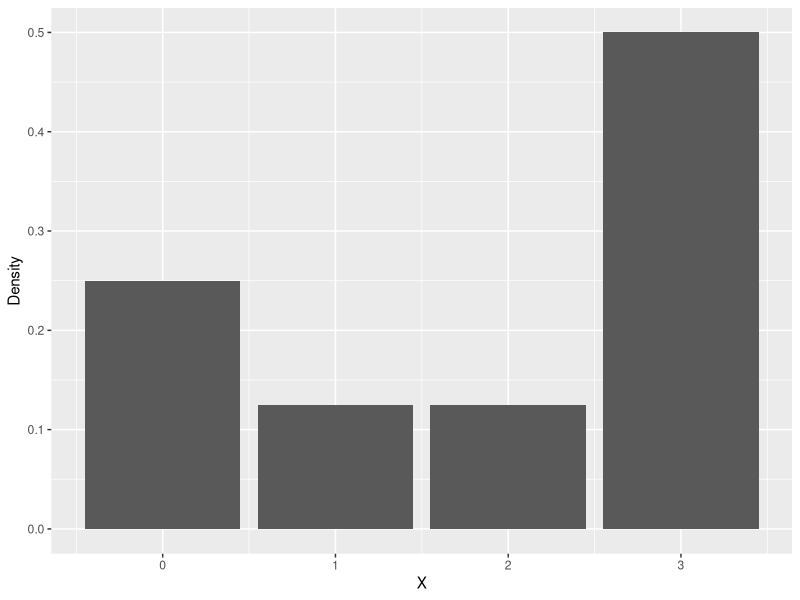
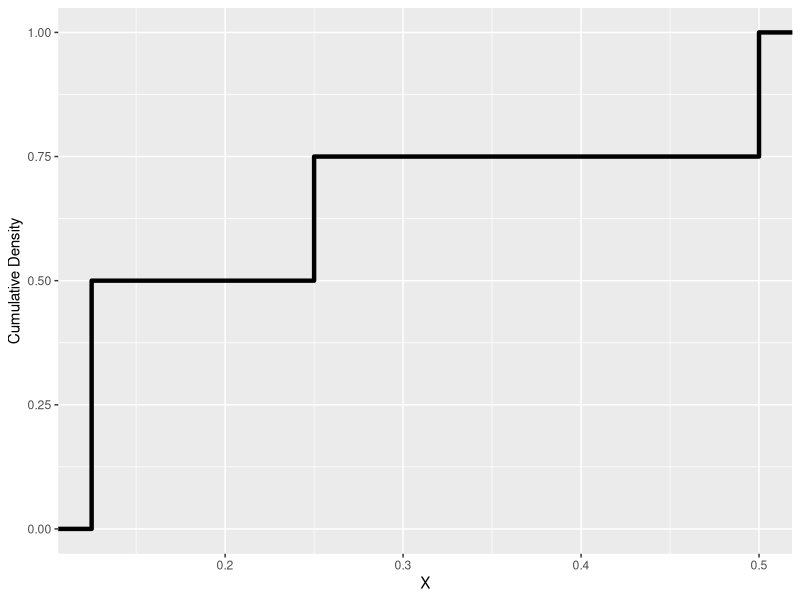
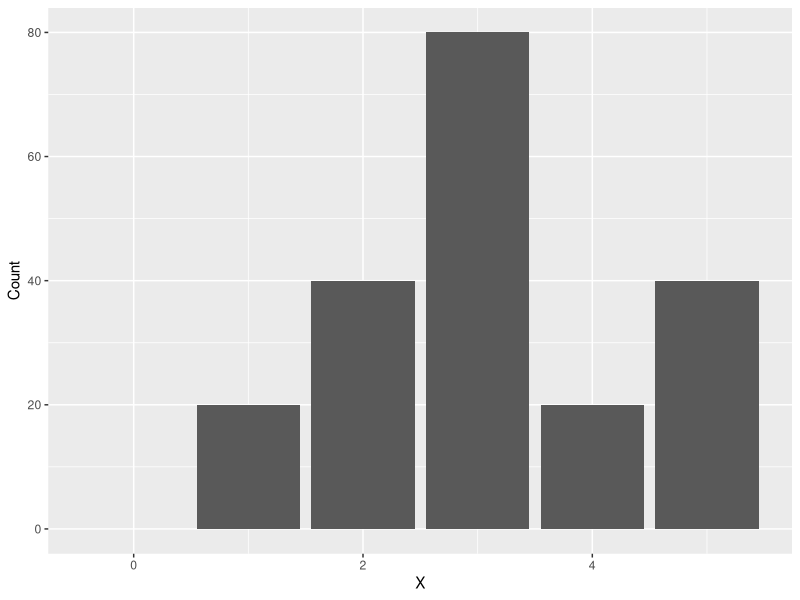
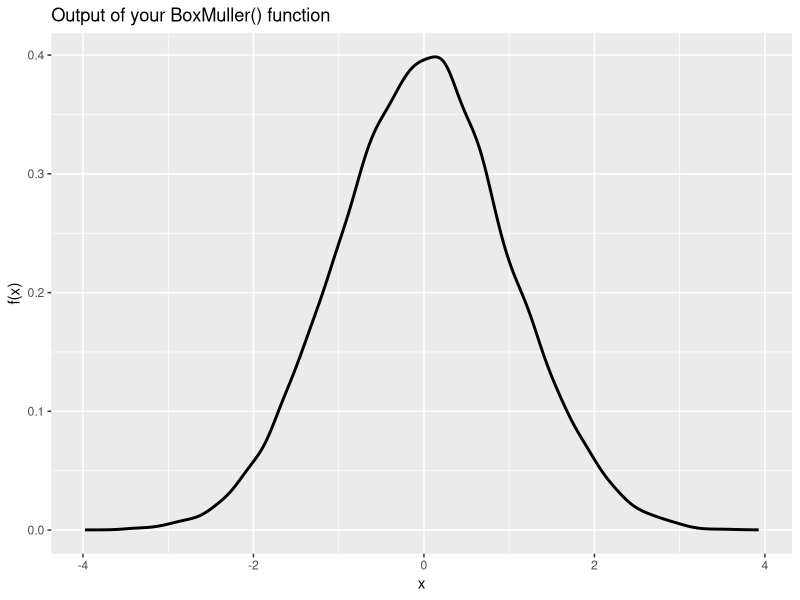
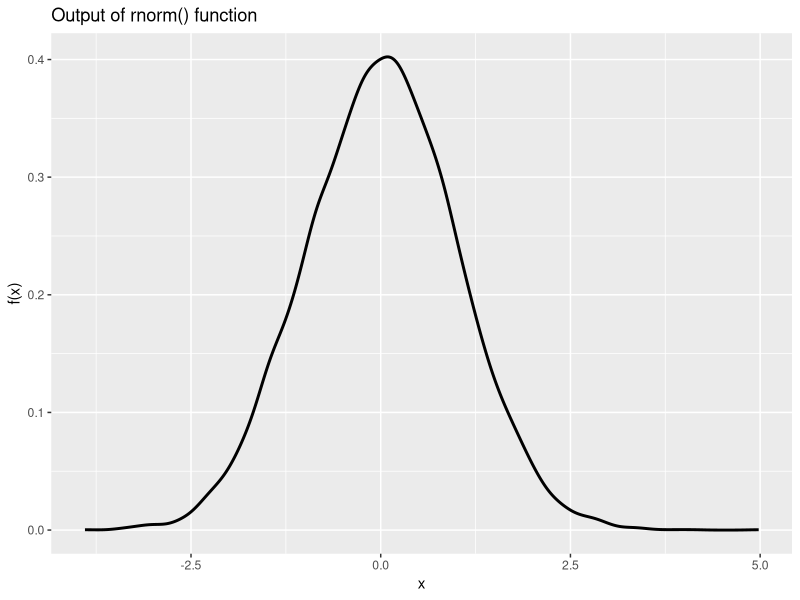
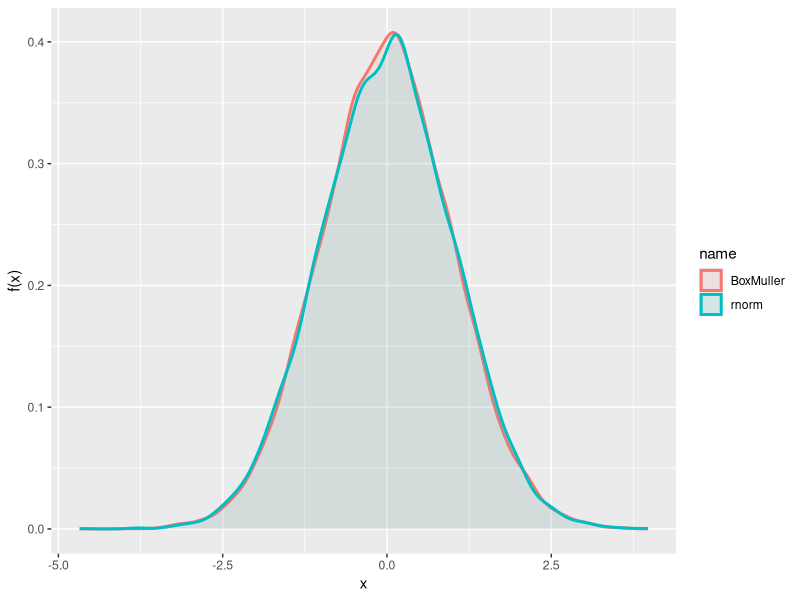
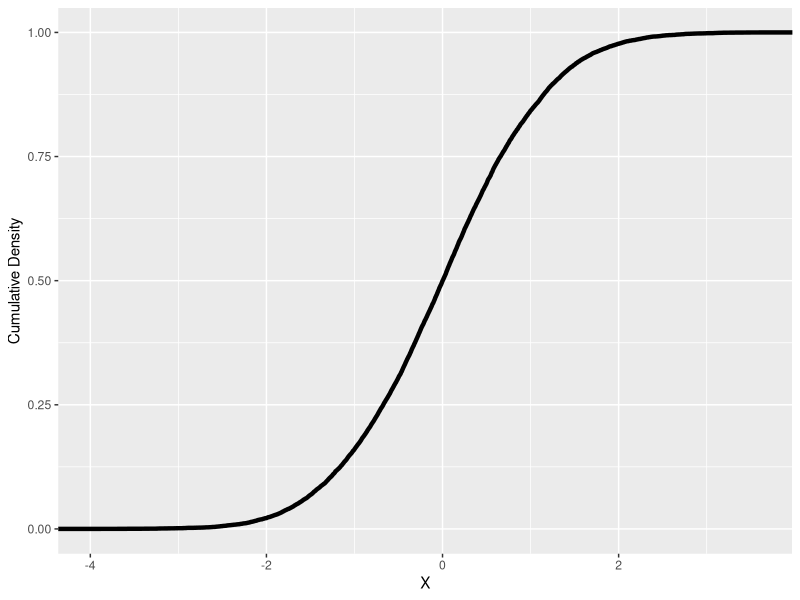
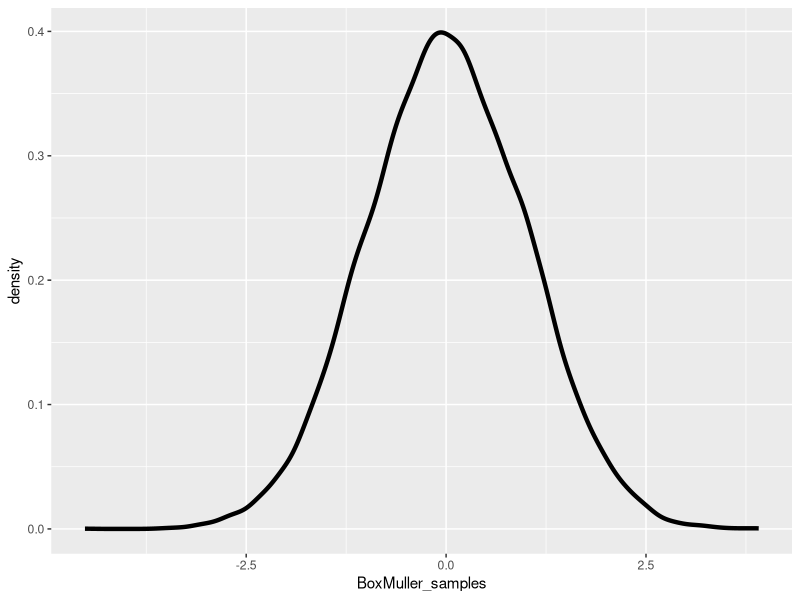

The R source for these figures, in order:
## ---- chunk 1
knitr::opts_chunk$set(echo = T, message = F, warning = F)
## ---- chunk 2
# Required libraries
library(ggplot2)
library(tidyr)
## ---- chunk 3

plot_frequency_function = function(X, P){
  df = data.frame(X = X, P = P)
  ggplot(df, aes(x = X, y = P)) +
  geom_bar(stat = "identity") +
  xlab("X") +
  ylab("Density")
}

plot_cumulative_function = function(X, P){
  df = data.frame(X = X, P = P)
  ggplot(df, aes(P)) +
  stat_ecdf(geom = "step",size = 1.5)+
  xlab("X") +
  ylab("Cumulative Density")
}

plot_frequency_function(X = 0:3,P = c(0.25,0.125,0.125,0.5))
plot_cumulative_function(X = 0:3,P = c(0.25,0.125,0.125,0.5))
## ---- chunk 4
frequency_function = function(X, CF){

  freq_func = diff(CF)
  print(freq_func)
  df = data.frame(X = X, y = c(0,freq_func))
  ggplot(df, aes(x = X, y = y)) +
  geom_bar(stat = "identity") +
  xlab("X") +
  ylab("Count")
}

frequency_function(X = 0:5, CF = c(0,20,60,140,160,200))
## ---- chunk 5
print('Examination #1: Are these numbers the same?')
pi_user = 3.14159
print(identical(pi, pi_user))

print('Examination #2: Are these numbers the same?')
print(all.equal(pi, pi_user))

print('Examination #3: Are these numbers the same?')
print(all.equal(pi, pi_user, 1e-5))

## ---- chunk 6
a = 3    # Chose a scalar number
x = 1:12

match(a,x)
min(which(x == a))

print("deos match(a,x) equivalent to min(which(x == a))?\n")
match(a,x) == min(which(x == a))

print("x %in% 4 is")
x %in% 4 

print("x %in% c(5,10) is")
x %in% c(5,10)
## ---- chunk 7
BoxMuller = function(n, verbose){
  
  samples <- matrix(ncol=2,nrow=n)
  for (i in 1:n){
    u1 = runif(1)
    u2 = runif(1)
    R = sqrt(-2*log(1-u1))
    Theta = 2*pi*u2
    x = R*cos(Theta)
    y = R*sin(Theta)
    samples[i,1] = x
    samples[i,2] = y
 }
 norm = rnorm(n)
 x = samples[,1]
 y = samples[,2]
 
 if (verbose == 0){
  df = data.frame(x = x,y = y, norm =norm)
  return(df)
 }
 
  if (verbose == 1){
    values = c(samples[,1],samples[,2])
    return(values)
  }
 
  if (verbose == 2){
    return(norm)
  }
 
}

BoxMuller(n = 500, verbose = 0)

mean(BoxMuller(n = 500, verbose = 1))
var(BoxMuller(n = 500, verbose = 1))
## ---- chunk 8
# Don't forget to run BoxMuller() first!
ggplot(, aes(BoxMuller(n = 10000, verbose = 1))) +
geom_density(size=1) +
xlab("x") +
ylab("f(x)") +
ggtitle("Output of your BoxMuller() function")

ggplot(, aes(BoxMuller(n = 10000, verbose = 2))) +
geom_density(size=1) +
xlab("x") +
ylab("f(x)") + 
ggtitle("Output of rnorm() function")


#############################
##       Extra point       ##
#############################

data = pivot_longer(BoxMuller(n = 10000, verbose = 0) ,cols = c("x","y", "norm"))
data[data == 'x' | data == 'y'] = 'BoxMuller'
data[data == 'norm'] = 'rnorm'
ggplot(data, aes(x=value, color=name, fill=name)) + 
geom_density(size=1, alpha = .1) +
labs(x="x", y="f(x)") 

## ---- chunk 9
# Don't forget to run BoxMuller() first!
ggplot(, aes(BoxMuller(n = 10000, verbose = 1))) +
stat_ecdf(geom = "step",size = 1.5)+
xlab("X") +
ylab("Cumulative Density")

## ---- chunk 10
# Don't forget to run BoxMuller() first!
Unif12 = function(n = 1){
  
  unif12s = c()
  for (i in 1:n){
    vars = runif(12, min = -0.5, max = 0.5)
    unif12s = c(unif12s, sum(vars))
    
  }
  
  return(unif12s)
}

Unif12()


n = 10000
BoxMuller_samples = BoxMuller(n, verbose = 1)
rnorm_samples = rnorm(n)
Unif12_samples = Unif12(n)

BoxMuller_dataframe = data.frame(BoxMuller_samples)
rnorm_dataframe = data.frame(rnorm_samples)
Unif12_dataframe = data.frame(Unif12_samples)

ggplot(BoxMuller_dataframe,aes(x = BoxMuller_samples)) +
  geom_density(size = 1.5)

ggplot(rnorm_dataframe, aes(x = rnorm_samples)) +
  geom_density(size = 1.5)

ggplot(Unif12_dataframe, aes(x = Unif12_samples)) +
  geom_density(size = 1.5)


Integrated_dataframe = data.frame(BoxMuller_dataframe, rnorm_dataframe, Unif12_dataframe)

Integrated_dataframe %>%
  pivot_longer(cols = everything()) %>%
  ggplot(aes(x = value, group = name, color = name, fill=name)) +
  geom_density(size=1, alpha = .1) +
  labs(x="x", y="f(x)") 
## ---- chunk 11
# There are two ways to generate the required data.
# First, using rnorm to the power of two
# Second, using rchisq(n,df=1) function

chi_squared_distribution_hist = function(n, verbose = 0){
  
    if (verbose == 0){
      data = rnorm(n)
      data_2 = data^2
    }
  
    if (verbose == 1){
      data_2 = rchisq(n,df=1)
    }    

    df = data.frame(data_2)
    ggplot(df, aes(x = data_2)) +
    geom_histogram(color="black", fill="white", binwidth=0.2) +
    ggtitle('Histogram of Z^2')
}

chi_squared_distribution_dens = function(n, verbose = 0){
    
  if (verbose == 0){
      data = rnorm(n)
      data_2 = data^2
    }
  
    if (verbose == 1){
      data_2 = rchisq(n,df=1)
    }   

    df = data.frame(data_2)
    ggplot() +
    geom_density(data=df, aes(x = data_2), size =1) +
    labs(x="x", y="f(x)") +
    ggtitle('Density of Z^2')
    
}


chi_squared_distribution_dens_adjust = function(n, adjust, verbose = 0){
    
  if (verbose == 0){
      data = rnorm(n)
      data_2 = data^2
    }
  
    if (verbose == 1){
      data_2 = rchisq(n,df=1)
    }   

    df = data.frame(data_2)
    ggplot() +
    geom_density(data=df, aes(x = data_2), size =1, adjust = adjust) +
    labs(x="x", y="f(x)") +
    ggtitle('Density with adjust of Z^2')
    
}

chi_squared_distribution_hist(500)
chi_squared_distribution_dens(500)
# We don't have any negative value, and the density is high near zero.
chi_squared_distribution_dens_adjust(500, adjust = 1/10)
# adjust command makes it possible to adjust the bandwidth while still using the a bandwidth estimator.
## ---- chunk 12
ecdf_pnorm_comparison = function(n){
  data = rnorm(n)
  
  ecdf_func= ecdf(data)
  ecdf_data = ecdf_func(data)
  pnorm_data = pnorm(data)
  
  pnorm_dataframe = data.frame(pnorm_data)
  ecdf_dataframe = data.frame(ecdf_data)
  
  ggplot(ecdf_dataframe, aes(ecdf_data)) +
  geom_density()

  ggplot(pnorm_dataframe, aes(pnorm_data)) +
  geom_density()

integrated_dataframe = data.frame(ecdf_data, pnorm_data)

integrated_dataframe %>% pivot_longer(cols =everything()) %>%
  ggplot(aes(x = value, group = name, color = name)) +
  geom_density(size =1)
  
}

ecdf_pnorm_comparison(200)
ecdf_pnorm_comparison(10000)

